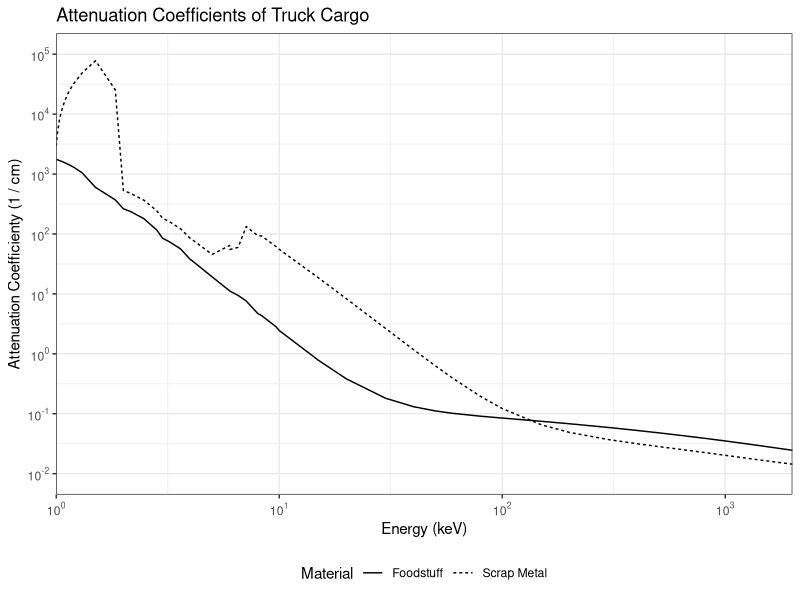

Generate this figure with R:
library(ggplot2)

cargo_atten <-
    data.frame(
        E_MeV = c(
            0.001, 0.001, 0.0015, 0.0015, 0.002, 0.002, 0.003,
            0.003, 0.004, 0.004, 0.005, 0.005, 0.006, 0.006, 0.008,
            0.008, 0.01, 0.01, 0.015, 0.015, 0.02, 0.02, 0.03,
            0.03, 0.04, 0.04, 0.05, 0.05, 0.06, 0.06, 0.08, 0.08,
            0.1, 0.1, 0.15, 0.15, 0.2, 0.2, 0.3, 0.3, 0.4, 0.4,
            0.5, 0.5, 0.6, 0.6, 0.8, 0.8, 1, 1, 1.25, 1.25, 1.5,
            1.5, 2, 2, 0.00103542, 0.00103542, 0.0010721,
            0.0010721, 0.00114237, 0.00114237, 0.001305, 0.001305,
            0.0018389, 0.0018389, 0.0021455, 0.0021455, 0.002472,
            0.002472, 0.0028224, 0.0028224, 0.0032029, 0.0032029,
            0.0036074, 0.0036074, 0.0040381, 0.0040381, 0.0059892,
            0.0059892, 0.006539, 0.006539, 0.007112, 0.007112,
            0.0010098, 0.0010098, 0.0010197, 0.0010197, 0.00103119,
            0.00103119, 0.0010428, 0.0010428, 0.00111565,
            0.00111565, 0.0011936, 0.0011936, 0.0096586, 0.0096586,
            0.00100404, 0.00100404, 0.0010081, 0.0010081,
            0.0083328, 0.0083328
        ),
        Material = as.factor(c(
            "Foodstuff", "Scrap Metal", "Foodstuff", "Scrap Metal",
            "Foodstuff", "Scrap Metal", "Foodstuff", "Scrap Metal",
            "Foodstuff", "Scrap Metal", "Foodstuff", "Scrap Metal",
            "Foodstuff", "Scrap Metal", "Foodstuff", "Scrap Metal",
            "Foodstuff", "Scrap Metal", "Foodstuff", "Scrap Metal",
            "Foodstuff", "Scrap Metal", "Foodstuff", "Scrap Metal",
            "Foodstuff", "Scrap Metal", "Foodstuff", "Scrap Metal",
            "Foodstuff", "Scrap Metal", "Foodstuff", "Scrap Metal",
            "Foodstuff", "Scrap Metal", "Foodstuff", "Scrap Metal",
            "Foodstuff", "Scrap Metal", "Foodstuff", "Scrap Metal",
            "Foodstuff", "Scrap Metal", "Foodstuff", "Scrap Metal",
            "Foodstuff", "Scrap Metal", "Foodstuff", "Scrap Metal",
            "Foodstuff", "Scrap Metal", "Foodstuff", "Scrap Metal",
            "Foodstuff", "Scrap Metal", "Foodstuff", "Scrap Metal",
            "Foodstuff", "Scrap Metal", "Foodstuff", "Scrap Metal",
            "Foodstuff", "Scrap Metal", "Foodstuff", "Scrap Metal",
            "Foodstuff", "Scrap Metal", "Foodstuff", "Scrap Metal",
            "Foodstuff", "Scrap Metal", "Foodstuff", "Scrap Metal",
            "Foodstuff", "Scrap Metal", "Foodstuff", "Scrap Metal",
            "Foodstuff", "Scrap Metal", "Foodstuff", "Scrap Metal",
            "Foodstuff", "Scrap Metal", "Foodstuff", "Scrap Metal",
            "Foodstuff", "Scrap Metal", "Foodstuff", "Scrap Metal",
            "Foodstuff", "Scrap Metal", "Foodstuff", "Scrap Metal",
            "Foodstuff", "Scrap Metal", "Foodstuff", "Scrap Metal",
            "Foodstuff", "Scrap Metal", "Foodstuff", "Scrap Metal",
            "Foodstuff", "Scrap Metal", "Foodstuff", "Scrap Metal"
        )),
        mu_cm = c(
            1757.68436640017, 2934.59565593209, 597.874324343362,
            77779.5680915577, 263.108550789681, 530.287994665669,
            84.5054946879393, 181.830484934846, 37.1220965378754,
            83.6717753906472, 19.2197556576055, 45.5492706074377,
            11.1570209359588, 55.0095948045152, 4.72794645499967,
            93.9551568497537, 2.44495610222524, 55.36754658186,
            0.777923655094276, 18.4862663753955, 0.381716299925961,
            8.30864892289049, 0.181077907891391, 2.6427526232671,
            0.131059027348193, 1.17346808582831, 0.111614499000265,
            0.633922804299104, 0.101618931142086,
            0.390914604933908, 0.0909529727995325,
            0.194149477428227, 0.0846674408966, 0.121994677801205,
            0.0747520801127955, 0.0652874576855549,
            0.068071066640188, 0.0488804954173088,
            0.0589577579301638, 0.037004704101759,
            0.0527497703673374, 0.0317147378349514,
            0.0481457980847012, 0.0284123901805244,
            0.0445143905348407, 0.0260261805077695,
            0.0390948726690168, 0.0226407832172357,
            0.0351473037254325, 0.020265280624407,
            0.0314266415241883, 0.0180871482695365,
            0.0286000914495581, 0.0165077959345551,
            0.0245495234540621, 0.0144119178202005,
            1675.42769686071, 8234.86099037987, 1593.84685051627,
            13725.6265344653, 1427.22359121216, 24244.6040367249,
            1050.32189195335, 48589.2932524994, 370.970083028677,
            25422.4473039222, 238.33069706415, 479.810874666379,
            179.753201675378, 365.878828154937, 116.344920246784,
            243.702399723152, 74.7286800470196, 161.930769231225,
            56.4060302671592, 122.207813855207, 36.5551992251371,
            82.2193079584069, 11.2440984709526, 64.1337662312931,
            9.42251446428816, 59.7548879209116, 7.58878571054552,
            133.117012881307, 1734.90822210026, 4399.70795767898,
            1711.95674852177, 5881.67575720039, 1685.25063191402,
            7601.65656694799, 1658.41473528191, 9339.60062275038,
            1489.20923270671, 20244.7879151883, 1308.50750861473,
            31913.4131649554, 2.83594222861884, 61.8446224719225,
            1748.29501711735, 3538.38803327637, 1738.85918590739,
            4330.71854587743, 4.34755035121363, 92.557470141899
        )
    )|>
    ggplot2::ggplot() +
    ggplot2::geom_line(
        mapping = ggplot2::aes(
            x = 1000 * E_MeV,
            y = mu_cm,
            linetype = Material
        )
    ) +
    ggplot2::scale_x_continuous(
        name = "Energy (keV)",
        trans = "log10",
        limits = c(1,2000),
        expand = c(0,0),
        labels = scales::trans_format(
            "log10",
            scales::math_format(10^.x)
        )
    ) +
    ggplot2::scale_y_continuous(
        name = "Attenuation Coefficienty (1 / cm)",
        trans = "log10",
        limits = c(1e-2, 1e5),
        n.breaks = 10,
        labels = scales::trans_format(
            "log10",
            scales::math_format(10^.x)
        )
    ) +
    ggplot2::ggtitle("Attenuation Coefficients of Truck Cargo") +
    ggplot2::theme_bw() +
    ggplot2::theme(
        legend.position = "bottom",
        strip.background = ggplot2::element_rect(
            fill = "white"
        )
    )

ggsave(
    paste(
        getwd(),
        "/",
        "data_raw/4_figure_generation/",
        "fig-methods-cargo_atten.png",
        sep = ""
    ),
    plot = cargo_atten,
    width = 7,
    height = 5,
    units = "in",
    dpi = 1200
)
